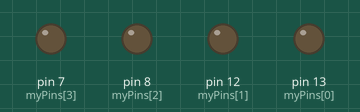
This sketch was run on a simulated Arduino Uno, built with avr-gcc and run on an emulated ATmega328P. Shown: output pins drawn as LEDs (lit = HIGH).

Above: at 0.5 s.
At 2.5 s:
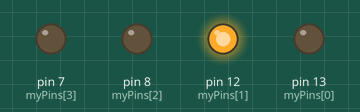
At 4.5 s:
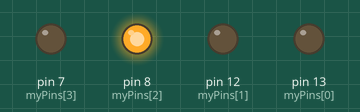
At 9.5 s:
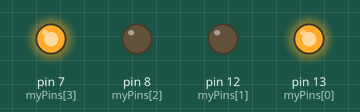
At 14.5 s:
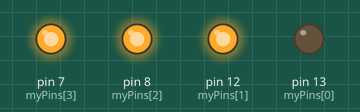
At 19.5 s:
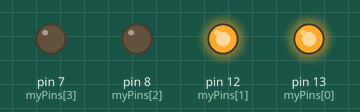
Timing chart, 0 to 20.8 s (numbered marks = the images above):
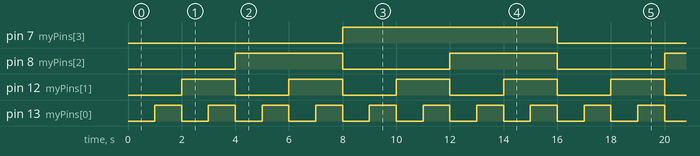

Measured:
- by itself, pin 7 (myPins[3]): alternates HIGH for 8.0 s and LOW for 8.0 s
- by itself, pin 8 (myPins[2]): alternates HIGH for 4.0 s and LOW for 4.0 s
- by itself, pin 12 (myPins[1]): alternates HIGH for 2.0 s and LOW for 2.0 s
- by itself, pin 13 (myPins[0]): alternates HIGH for 1.0 s and LOW for 1.0 s

The sketch:

bitCounter.ino
```cpp
int myPins[]={13,12,8,7};
void setup() {
  pinMode(myPins[0], OUTPUT);
  pinMode(myPins[1], OUTPUT);
  pinMode(myPins[2], OUTPUT);
  pinMode(myPins[3], OUTPUT);
}

void loop() {
  int n=15;
  for(int i=0;i<=15;i++){
    int isActive[4];
    for(int j=0;j<4;j++){
      isActive[j]=((i&(1<<j)) != 0)? 1: 0;
      digitalWrite(myPins[j],isActive[j]);
    }
    delay(1000);
  }

}
```
